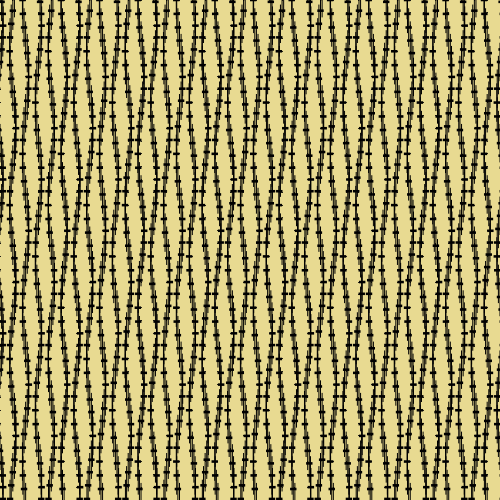
Frame 1 (no input)
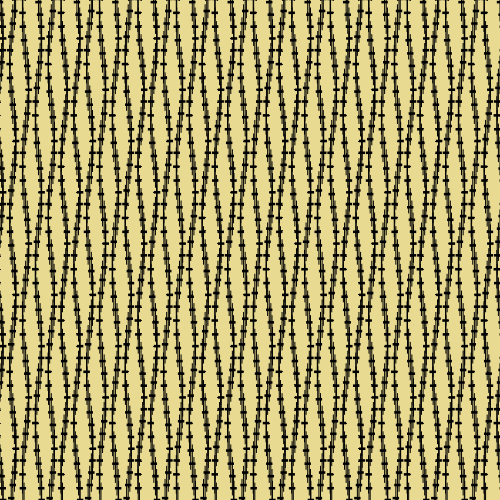
Frame 60 (the mouse pressed at the canvas centre just before this capture)
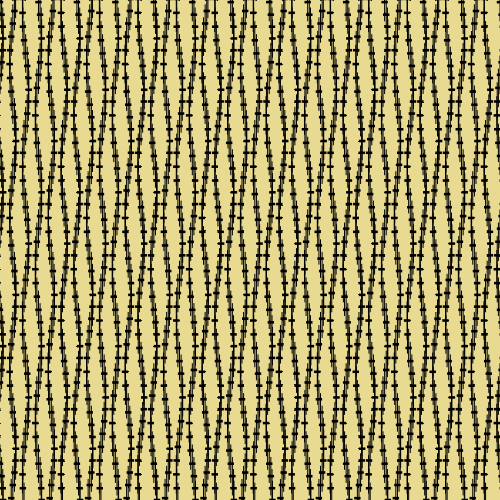
Frame 120 (the mouse held since frame 60 and released just before this capture)

The Processing sketch that drew these frames (run headless with seeded random() and noise(); from frame 60 on, the mouse is pressed at the canvas centre):

// Processing sketch: processing_153372
// ── processing_153372.pde

// redesign motion
// variable used to store the current frame rate value
int frame_rate_value;

void setup() {
  size(500, 500);

  frame_rate_value = 6;
  frameRate(frame_rate_value);
  rectMode(CENTER);
  background(#E8DA91);
}


void draw() {

  background(#E8DA91);

  int num = 40;
  int margin = 0;
  float gutter = 0; //distance between each cell
  float cellsize = ( width - (3 * margin) - gutter * (num - 2) ) / (num - 1);

  int circleNumber = 0; // counter
  for (int i=0; i<num; i++) {
    for (int j=0; j<num; j++) {
      circleNumber = (i * num) + j; // different way to calculate the circle number from w2_04

      float tx = margin + cellsize * i + gutter * i;
      float ty = margin + cellsize * j + gutter * j;

      movingCircle(tx, ty, cellsize, circleNumber);
    }
  }
} //end of draw 


void movingCircle(float x, float y, float size, int circleNum) {

  float finalAngle;
  finalAngle = frameCount + circleNum;

  //the rotating angle for each tempX and tempY postion is affected by frameRate and angle;  
  float tempX = x + (size / 4) * sin(PI / frame_rate_value * finalAngle);
  float tempY = y + (size / 6) * cos(PI / frame_rate_value * finalAngle);

  noStroke();
  fill(0);
  rect(tempX, tempY, size/2, size/5);
  rect(tempX, tempY, 1, size*3);
  stroke(0);
  noFill();
  stroke(0);
  line(x, y, tempX, tempY);
}


/*
 * keyReleased function
 *
 * called automatically by Processing when a keyboard key is released
 */
void keyReleased() {

  // right arrow -- increase frame_rate_value
  if (keyCode == RIGHT && frame_rate_value < 90) {
    frame_rate_value++;
  }

  // left arrow -- decrease frame_rate_value
  if ( keyCode == LEFT && frame_rate_value > 1) {
    frame_rate_value--;
  }

  // set the frameRate and print current value on the screen
  frameRate(frame_rate_value);
  println("Current frame Rate is: " + frame_rate_value);
}
